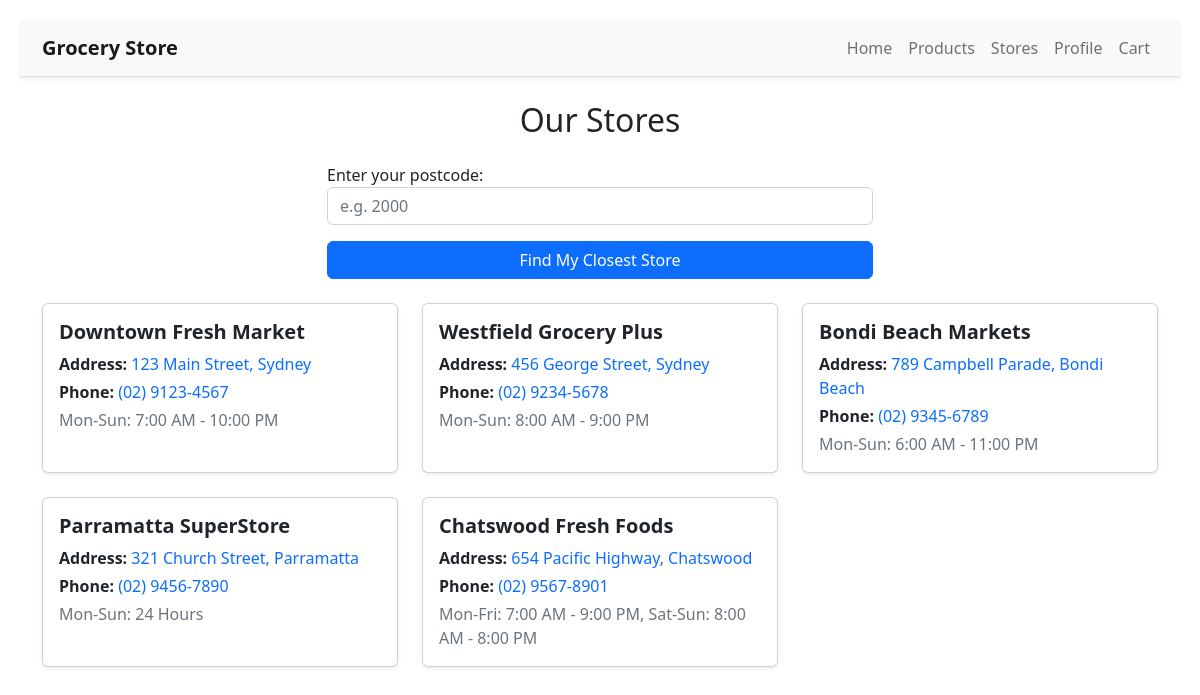
/stores, run on the app's committed database.
### grocery_store_app/models/store.py (models this page shows, shortened)
class Store(models.Model):
  name = models.CharField(max_length=50)
  address = models.CharField(max_length=255)
  postcode = models.CharField(max_length=10, null=True, blank=True)
  phone_number = models.CharField(max_length=20)
  opening_hours = models.CharField(max_length=500)
  latitude = models.FloatField(null =True, blank=True)
  longitude = models.FloatField(null =True, blank=True)

### grocery_store_app/views.py (the view)
# urls.py: path("stores", views.stores, name="stores"),
def stores(request):
    store_objects = Store.objects.exclude(latitude__isnull=True, longitude__isnull=True)
    closest_store = None
    distance_km = None
    if request.method == "POST":
        form = PostcodeForm(request.POST)
        if form.is_valid():
            postcode = form.cleaned_data["postcode"]
            user_lat, user_lng = geocode_postcode(postcode)
            if user_lat and user_lng:
                min_distance = float("inf")
                for store in store_objects:
                    dist = haversine(
                        user_lat, user_lng, store.latitude, store.longitude
                    )
                    if dist < min_distance:
                        min_distance = dist
                        closest_store = store
                        distance_km = round(min_distance, 2)
    else:
        form = PostcodeForm()
    return render(
        request,
        "grocery_store_app/stores.html",
        {
            "stores": store_objects,
            "form": form,
            "closest_store": closest_store,
            "distance_km": distance_km,
        },
    )

### grocery_store_app/forms.py
class PostcodeForm(forms.Form):
    postcode = forms.CharField(
        label="Enter your postcode",
        max_length=4,
        widget=forms.TextInput(attrs={
            'class': 'form-control',
            'placeholder': 'e.g. 2000'
        })
    )

### grocery_store_app/templates/grocery_store_app/stores.html (shortened to what this page needs)
{% extends "grocery_store_app/layout.html" %}
{% block body %}
<div class="container my-4">
  <h2 class="mb-4 text-center">Our Stores</h2>
  <div class="row justify-content-center mb-4">
    <div class="col-md-6">
      <form method="post">
        {{ form.as_p }}
        <button type="submit" class="btn btn-primary w-100">Find My Closest Store</button>
      </form>
    </div>
  </div>
  <div class="row gy-4">
    {% for store in stores %}
    <div class="col-md-6 col-lg-4">
      <div class="card shadow-sm h-100">
        <div class="card-body">
          <h5 class="card-title fw-bold">{{ store.name }}</h5>
          <p class="mb-1">
            <strong>Address: </strong><a href="https://www.google.com/maps/search/?api=1&query={{ store.address|urlencode }}" target="_blank" rel="noopener noreferrer" class="text-decoration-none">{{ store.address }}</a>
          </p>
          <p class="mb-1">
            <strong>Phone: </strong><a href="tel:{{ store.phone_number }}" class="text-decoration-none">{{ store.phone_number }}</a>
          </p>
          <p class="card-text text-muted">{{ store.opening_hours|linebreaksbr }}</p>
        </div>
      </div>
    </div>
    {% endfor %}
  </div>
</div>
{% endblock %}

### grocery_store_app/static/grocery_store_app/style.css (style rules this page uses)
body { padding: 20px; }

### data on the page
Store: name "Downtown Fresh Market", address "123 Main Street, Sydney", phone_number "(02) 9123-4567", opening_hours "Mon-Sun: 7:00 AM - 10:00 PM"
Store: name "Westfield Grocery Plus", address "456 George Street, Sydney", phone_number "(02) 9234-5678", opening_hours "Mon-Sun: 8:00 AM - 9:00 PM"
Store: name "Bondi Beach Markets", address "789 Campbell Parade, Bondi Beach", phone_number "(02) 9345-6789", opening_hours "Mon-Sun: 6:00 AM - 11:00 PM"
Store: name "Parramatta SuperStore", address "321 Church Street, Parramatta", phone_number "(02) 9456-7890", opening_hours "Mon-Sun: 24 Hours"
Store: name "Chatswood Fresh Foods", address "654 Pacific Highway, Chatswood", phone_number "(02) 9567-8901", opening_hours "Mon-Fri: 7:00 AM - 9:00 PM, Sat-Sun: 8:00 AM - 8:00 PM"
